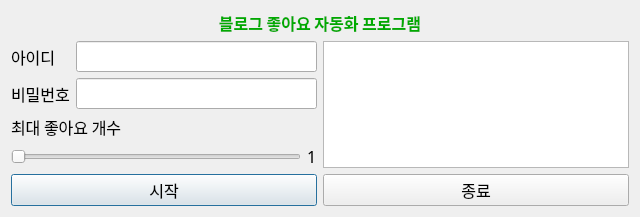
<?xml version="1.0" encoding="UTF-8"?>
<ui version="4.0">
 <class>Dialog</class>
 <widget class="QDialog" name="Dialog">
  <property name="geometry">
   <rect>
    <x>0</x>
    <y>0</y>
    <width>640</width>
    <height>199</height>
   </rect>
  </property>
  <property name="windowTitle">
   <string>Dialog</string>
  </property>
  <layout class="QGridLayout" name="gridLayout">
   <item row="0" column="0">
    <layout class="QVBoxLayout" name="verticalLayout_3">
     <item>
      <widget class="QLabel" name="label_5">
       <property name="font">
        <font>
         <family>YES Gothic</family>
         <pointsize>12</pointsize>
        </font>
       </property>
       <property name="text">
        <string>&lt;html&gt;&lt;head/&gt;&lt;body&gt;&lt;p align=&quot;center&quot;&gt;&lt;span style=&quot; font-size:12pt; font-weight:600; color:#00aa00;&quot;&gt;블로그 좋아요 자동화 프로그램&lt;/span&gt;&lt;/p&gt;&lt;/body&gt;&lt;/html&gt;</string>
       </property>
      </widget>
     </item>
     <item>
      <layout class="QHBoxLayout" name="horizontalLayout_2">
       <item>
        <layout class="QVBoxLayout" name="verticalLayout_2">
         <item>
          <layout class="QFormLayout" name="formLayout">
           <item row="0" column="0">
            <widget class="QLabel" name="label_3">
             <property name="font">
              <font>
               <family>YES Gothic</family>
               <pointsize>12</pointsize>
              </font>
             </property>
             <property name="text">
              <string>아이디</string>
             </property>
            </widget>
           </item>
           <item row="0" column="1">
            <widget class="QLineEdit" name="id">
             <property name="font">
              <font>
               <family>YES Gothic</family>
               <pointsize>12</pointsize>
              </font>
             </property>
            </widget>
           </item>
           <item row="1" column="0">
            <widget class="QLabel" name="label_4">
             <property name="font">
              <font>
               <family>YES Gothic</family>
               <pointsize>12</pointsize>
              </font>
             </property>
             <property name="text">
              <string>비밀번호</string>
             </property>
            </widget>
           </item>
           <item row="1" column="1">
            <widget class="QLineEdit" name="pw">
             <property name="font">
              <font>
               <family>YES Gothic</family>
               <pointsize>12</pointsize>
              </font>
             </property>
             <property name="echoMode">
              <enum>QLineEdit::Password</enum>
             </property>
            </widget>
           </item>
          </layout>
         </item>
         <item>
          <layout class="QVBoxLayout" name="verticalLayout">
           <item>
            <widget class="QLabel" name="label_2">
             <property name="font">
              <font>
               <family>YES Gothic</family>
               <pointsize>12</pointsize>
              </font>
             </property>
             <property name="text">
              <string>최대 좋아요 개수</string>
             </property>
            </widget>
           </item>
           <item>
            <layout class="QHBoxLayout" name="horizontalLayout">
             <item>
              <widget class="QSlider" name="slider">
               <property name="font">
                <font>
                 <family>YES Gothic</family>
                 <pointsize>12</pointsize>
                </font>
               </property>
               <property name="minimum">
                <number>1</number>
               </property>
               <property name="maximum">
                <number>100</number>
               </property>
               <property name="orientation">
                <enum>Qt::Horizontal</enum>
               </property>
              </widget>
             </item>
             <item>
              <widget class="QLabel" name="max">
               <property name="font">
                <font>
                 <family>YES Gothic</family>
                 <pointsize>12</pointsize>
                </font>
               </property>
               <property name="text">
                <string>1</string>
               </property>
              </widget>
             </item>
            </layout>
           </item>
          </layout>
         </item>
        </layout>
       </item>
       <item>
        <widget class="QTextBrowser" name="status">
         <property name="font">
          <font>
           <family>YES Gothic</family>
           <pointsize>12</pointsize>
          </font>
         </property>
        </widget>
       </item>
      </layout>
     </item>
     <item>
      <layout class="QHBoxLayout" name="horizontalLayout_3">
       <item>
        <widget class="QPushButton" name="start_btn">
         <property name="font">
          <font>
           <family>YES Gothic</family>
           <pointsize>12</pointsize>
          </font>
         </property>
         <property name="text">
          <string>시작</string>
         </property>
        </widget>
       </item>
       <item>
        <widget class="QPushButton" name="close_btn">
         <property name="font">
          <font>
           <family>YES Gothic</family>
           <pointsize>12</pointsize>
          </font>
         </property>
         <property name="text">
          <string>종료</string>
         </property>
        </widget>
       </item>
      </layout>
     </item>
    </layout>
   </item>
  </layout>
 </widget>
 <resources/>
 <connections/>
</ui>
